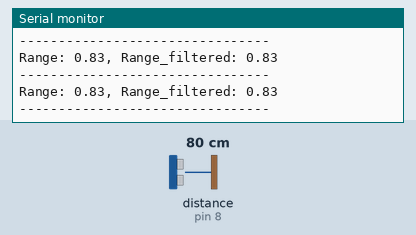
Recording of a sketch running on a simulated Arduino Uno, built with avr-gcc and run on an emulated ATmega328P. Parts: the last lines printed to the serial monitor. Wiring (inferred from the names in the program): ultrasonic range finder: trigger pin 7; echo pin 8. Inputs (shaded band) come from the test bench; at power-on: distance to the obstacle (sensor on pin 8) 80 cm. The echo pulse lasts 58.3 µs per cm.

Above: at 1.2 s.
1.3 s: distance to the obstacle (sensor on pin 8) set to 2 cm
At 1.58 s:
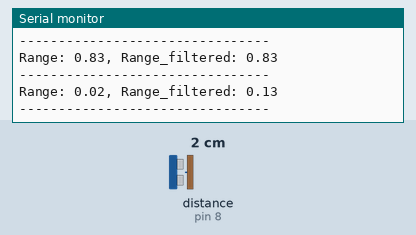
2.8 s: distance to the obstacle (sensor on pin 8) set to 4 cm
At 2.99 s:
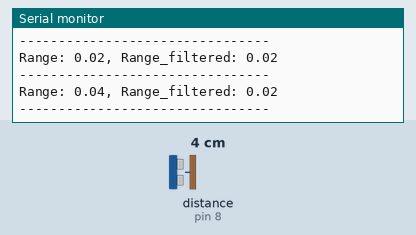
Timing chart, 0 to 5.8 s (numbered marks = the images above; inputs shaded):
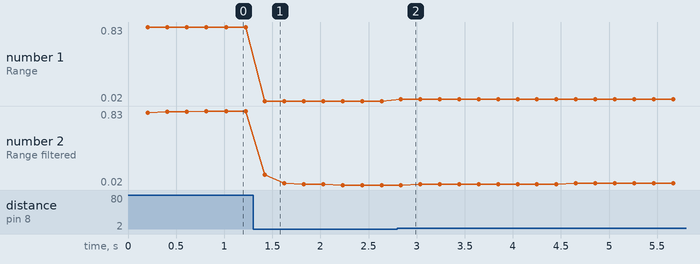

The sketch:

sensor_sonar_kalman_filter.ino
```cpp
#include <Ultrasonic.h>
#include <SimpleKalmanFilter.h>

#define SONAR_TRIG_PIN        7
#define SONAR_ECHO_PIN        8

#define TIME_PUB_PERIOD_MS          200  // интервал публикации значений

unsigned long last_time_pub; // время последней публикации

Ultrasonic sonar(SONAR_TRIG_PIN, SONAR_ECHO_PIN);
SimpleKalmanFilter kf(1, 1, 0.05);

void setup() {
  Serial.begin(115200);
}

void loop() {
  float range = sonar.read() / 100.0;
  float range_kf = kf.updateEstimate(range);

  unsigned long t = millis() - last_time_pub;

  // проверяем нужно ли публиковать
  if (t > TIME_PUB_PERIOD_MS) {

    Serial.print("Range: ");
    Serial.print(range);
    Serial.print(", Range_filtered: ");
    Serial.println(range_kf);

    Serial.println("--------------------------------");
    last_time_pub = millis(); // фиксируем время последней публикации
  }
}
```

Measured:
- after the input at 1.3 s, the serial monitor: prints a new line after 0.12 s (image 1)
- after the input at 2.8 s, the serial monitor: prints a new line at once (image 2)
- plotted number 1: 0.83 → 0.02 after the input at 1.3 s
- plotted number 2: 0.83 → 0.02 after the input at 1.3 s
